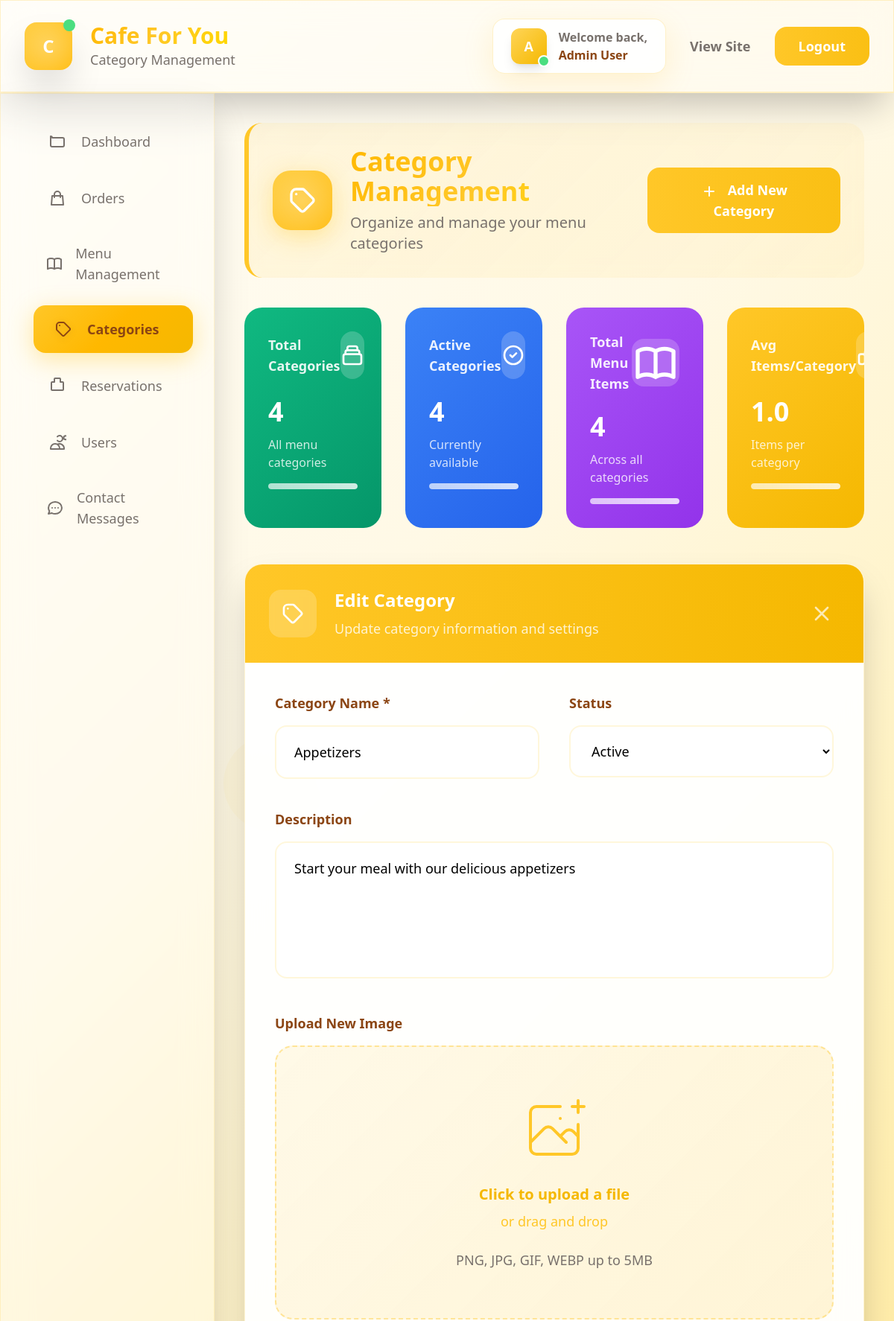
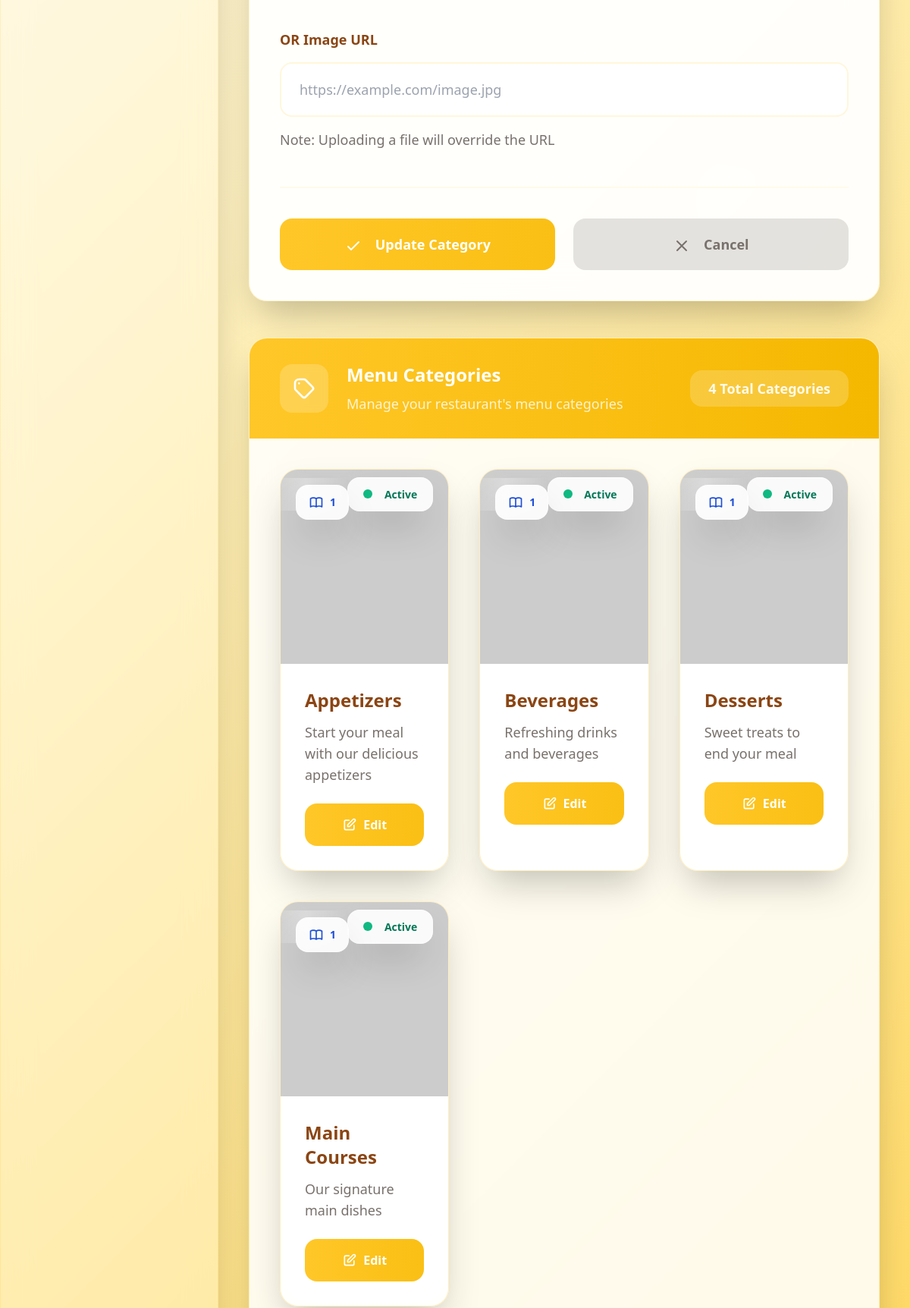
Screenshot of /admin/categories.php?edit=1 (signed in, upper part) with the database file from the repository (2 pictures, top to bottom).
### tables this page shows
CREATE TABLE categories (
    id INT AUTO_INCREMENT PRIMARY KEY,
    name VARCHAR(100) NOT NULL,
    description TEXT,
    image VARCHAR(255),
    status ENUM('active', 'inactive') DEFAULT 'active',
    created_at TIMESTAMP DEFAULT CURRENT_TIMESTAMP
);

### admin/categories.php (the view, shortened to what the rows shown need)
<?php
$database = new Database();
$db = $database->getConnection();
$categories_query = "SELECT c.*, COUNT(mi.id) as item_count
                    FROM categories c
                    LEFT JOIN menu_items mi ON c.id = mi.category_id
                    GROUP BY c.id
                    ORDER BY c.name";
$categories_stmt = $db->prepare($categories_query);
$categories_stmt->execute();
$categories = $categories_stmt->fetchAll(PDO::FETCH_ASSOC);
$stats = [];
$stats['total_categories'] = count($categories);
$stats['active_categories'] = count(array_filter($categories, fn($cat) => $cat['status'] === 'active'));
$stats['inactive_categories'] = $stats['total_categories'] - $stats['active_categories'];
$stats['total_items'] = array_sum(array_column($categories, 'item_count'));
$stats['avg_items_per_category'] = $stats['total_categories'] > 0 ? $stats['total_items'] / $stats['total_categories'] : 0;
$edit_category = null;
if (isset($_GET['edit'])) {
    $edit_id = (int)$_GET['edit'];
    $edit_query = "SELECT * FROM categories WHERE id = ?";
    $edit_stmt = $db->prepare($edit_query);
    $edit_stmt->execute([$edit_id]);
    $edit_category = $edit_stmt->fetch(PDO::FETCH_ASSOC);
}
?>
<!DOCTYPE html>
<html lang="en">
<head>
    <script src="https://cdn.tailwindcss.com"></script>
</head>
<body class="font-sans">
    <nav class="glass-morphism shadow-2xl border-b-2 border-golden-400/30 relative z-10">
        <div class="max-w-7xl mx-auto px-8">
            <div class="flex justify-between items-center py-6">
                <div class="flex items-center space-x-6">
                    <div class="animate-slide-up">
                        <h1 class="text-3xl font-black golden-text">Cafe For You</h1>
                    </div>
                </div>
            </div>
        </div>
    </nav>
    <div class="flex min-h-screen relative z-10">
        <main class="flex-1 overflow-hidden">
            <div class="p-10">
                <div class="section-header rounded-3xl p-8 mb-10 animate-fade-in">
                    <div class="flex items-center justify-between">
                        <div class="flex items-center">
                            <div class="animate-slide-up">
                                <h1 class="text-4xl font-black golden-text mb-2">Category Management</h1>
                            </div>
                        </div>
                    </div>
                </div>
                <div class="grid grid-cols-1 md:grid-cols-2 lg:grid-cols-4 gap-8 mb-12 animate-slide-up">
                    <div class="gradient-card from-emerald-500 to-emerald-600 rounded-3xl p-8 text-white hover-lift">
                        <div class="flex items-center justify-between mb-6">
                            <h3 class="text-white/90 text-lg font-bold">Total Categories</h3>
                            <div class="w-16 h-16 bg-white/20 rounded-2xl flex items-center justify-center backdrop-blur-sm">
                            </div>
                        </div>
                        <div class="text-4xl font-black mb-3"><?= $stats['total_categories'] ?></div>
                        <div class="text-white/80 text-base font-medium">All menu categories</div>
                        <div class="mt-4 h-2 bg-white/20 rounded-full overflow-hidden">
                            <div class="h-full bg-white/60 rounded-full shimmer-bg"></div>
                        </div>
                    </div>
                    <div class="gradient-card from-blue-500 to-blue-600 rounded-3xl p-8 text-white hover-lift">
                        <div class="flex items-center justify-between mb-6">
                            <h3 class="text-white/90 text-lg font-bold">Active Categories</h3>
                            <div class="w-16 h-16 bg-white/20 rounded-2xl flex items-center justify-center backdrop-blur-sm">
                            </div>
                        </div>
                        <div class="text-4xl font-black mb-3"><?= $stats['active_categories'] ?></div>
                        <div class="text-white/80 text-base font-medium">Currently available</div>
                        <div class="mt-4 h-2 bg-white/20 rounded-full overflow-hidden">
                            <div class="h-full bg-white/60 rounded-full shimmer-bg"></div>
                        </div>
                    </div>
                    <div class="gradient-card from-purple-500 to-purple-600 rounded-3xl p-8 text-white hover-lift">
                        <div class="flex items-center justify-between mb-6">
                            <h3 class="text-white/90 text-lg font-bold">Total Menu Items</h3>
                            <div class="w-16 h-16 bg-white/20 rounded-2xl flex items-center justify-center backdrop-blur-sm">
                            </div>
                        </div>
                        <div class="text-4xl font-black mb-3"><?= $stats['total_items'] ?></div>
                        <div class="text-white/80 text-base font-medium">Across all categories</div>
                        <div class="mt-4 h-2 bg-white/20 rounded-full overflow-hidden">
                            <div class="h-full bg-white/60 rounded-full shimmer-bg"></div>
                        </div>
                    </div>
                </div>
                <div id="categoryForm" class="<?= $edit_category ? '' : 'hidden' ?> mb-12">
                    <div class="form-card rounded-3xl shadow-2xl overflow-hidden">
                        <form method="POST" enctype="multipart/form-data" class="p-10">
                            <div class="grid md:grid-cols-2 gap-10 mb-10">
                                <div>
                                    <label class="block text-lg font-bold text-cafe-brown mb-4">Category Name *</label>
                                    <input type="text" name="name" required
                                           value="<?= htmlspecialchars($edit_category['name'] ?? '') ?>"
                                           class="w-full px-6 py-5 border-2 border-golden-200/50 rounded-2xl focus:outline-none focus:ring-4 focus:ring-golden-400/20 focus:border-golden-400 bg-white/80 backdrop-blur-sm transition-all duration-300 text-lg font-medium"
                                           placeholder="Enter category name">
                                </div>
                                <?php if ($edit_category): ?>
                                <div>
                                    <label class="block text-lg font-bold text-cafe-brown mb-4">Status</label>
                                    <select name="status"
                                            class="w-full px-6 py-5 border-2 border-golden-200/50 rounded-2xl focus:outline-none focus:ring-4 focus:ring-golden-400/20 focus:border-golden-400 bg-white/80 backdrop-blur-sm transition-all duration-300 text-lg font-medium">
                                        <option value="active" <?= ($edit_category['status'] === 'active') ? 'selected' : '' ?>>Active</option>
                                    </select>
                                </div>
                                <?php endif; ?>
                            </div>
                            <div class="mb-10">
                                <label class="block text-lg font-bold text-cafe-brown mb-4">Description</label>
                                <textarea name="description" rows="5"
                                          class="w-full px-6 py-5 border-2 border-golden-200/50 rounded-2xl focus:outline-none focus:ring-4 focus:ring-golden-400/20 focus:border-golden-400 bg-white/80 backdrop-blur-sm transition-all duration-300 text-lg font-medium resize-none"
                                          placeholder="Describe this category..."><?= htmlspecialchars($edit_category['description'] ?? '') ?></textarea>
                            </div>
                            <div class="mb-12">
                                <label class="block text-lg font-bold text-cafe-brown mb-4">OR Image URL</label>
                                <input type="url" name="image_url"
                                       value="<?= htmlspecialchars($edit_category['image'] ?? '') ?>"
                                       class="w-full px-6 py-5 border-2 border-golden-200/50 rounded-2xl focus:outline-none focus:ring-4 focus:ring-golden-400/20 focus:border-golden-400 bg-white/80 backdrop-blur-sm transition-all duration-300 text-lg font-medium"
                                       placeholder="https://example.com/image.jpg">
                                <p class="mt-4 text-lg text-warm-gray font-medium">Note: Uploading a file will override the URL</p>
                            </div>
                        </form>
                    </div>
                </div>
                <div class="glass-card rounded-3xl shadow-2xl overflow-hidden">
                    <div class="p-10">
                        <?php if (empty($categories)): ?>
                        <div class="text-center py-24">
                            <div class="w-40 h-40 mx-auto mb-10 bg-golden-200/20 rounded-full flex items-center justify-center">
                                <svg class="w-20 h-20 text-golden-400/50" fill="none" stroke="currentColor" viewBox="0 0 24 24">
                                    <path stroke-linecap="round" stroke-linejoin="round" stroke-width="2" d="M19 11H5m14 0a2 2 0 012 2v6a2 2 0 01-2 2H5a2 2 0 01-2-2v-6a2 2 0 012-2m14 0V9a2 2 0 00-2-2M5 11V9a2 2 0 012-2m0 0V5a2 2 0 012-2h6a2 2 0 012 2v2M7 7h10"></path>
                                </svg>
                            </div>
                            <h3 class="text-2xl font-black text-cafe-brown mb-4">No Categories Yet</h3>
                            <p class="text-warm-gray mb-8 text-xl font-medium">Start organizing your menu by creating your first category.</p>
                            <button onclick="showAddForm()" class="bg-gradient-to-r from-golden-500 to-golden-600 text-white px-10 py-4 rounded-2xl font-black text-lg hover:shadow-2xl transition-all duration-300 transform hover:scale-105 shimmer-bg">
                                Create First Category
                            </button>
                        </div>
                        <?php else: ?>
                        <div class="grid md:grid-cols-2 lg:grid-cols-3 gap-10">
                            <?php foreach ($categories as $category): ?>
                                <div class="category-card rounded-3xl shadow-2xl overflow-hidden border hover-lift">
                                    <?php
                                    $imageSrc = $category['image'] ? '../' . $category['image'] : 'https://via.placeholder.com/400x280/FFC728/FFFFFF?text=No+Image';
                                    ?>
                                    <div class="relative">
                                        <img src="<?= $imageSrc ?>"
                                             alt="<?= htmlspecialchars($category['name']) ?>"
                                             class="w-full h-64 object-cover"
                                             onerror="this.src='https://via.placeholder.com/400x280/FFC728/FFFFFF?text=No+Image'">
                                        <div class="absolute top-5 right-5">
                                            <span class="status-badge px-5 py-3 text-sm font-black rounded-2xl shadow-2xl
                                                <?= $category['status'] === 'active' ? 'text-emerald-700' : 'text-red-700' ?>">
                                                <span class="inline-block w-3 h-3 rounded-full mr-3 <?= $category['status'] === 'active' ? 'bg-emerald-500' : 'bg-red-500' ?>"></span>
                                                <?= $category['status'] === 'active' ? 'Active' : 'Inactive' ?>
                                            </span>
                                        </div>
                                        <div class="absolute top-5 left-5">
                                            <div class="status-badge px-4 py-3 rounded-2xl shadow-2xl">
                                                <div class="flex items-center text-blue-700">
                                                    <span class="text-sm font-black"><?= $category['item_count'] ?></span>
                                                </div>
                                            </div>
                                        </div>
                                    </div>
                                    <div class="p-8">
                                        <div class="mb-6">
                                            <h3 class="text-2xl font-black text-cafe-brown mb-3"><?= htmlspecialchars($category['name']) ?></h3>
                                            <?php if ($category['description']): ?>
                                            <p class="text-warm-gray text-lg line-clamp-3 font-medium"><?= htmlspecialchars($category['description']) ?></p>
                                            <?php endif; ?>
                                        </div>
                                        <div class="flex">
                                            <a href="categories.php?edit=<?= $category['id'] ?>"
                                               class="w-full bg-gradient-to-r from-golden-500 to-golden-600 text-white px-6 py-4 rounded-2xl font-black hover:shadow-2xl transition-all duration-300 text-center inline-flex items-center justify-center transform hover:scale-105 shimmer-bg">
                                                <svg class="w-5 h-5 mr-2" fill="none" stroke="currentColor" viewBox="0 0 24 24">
                                                    <path stroke-linecap="round" stroke-linejoin="round" stroke-width="2" d="M11 5H6a2 2 0 00-2 2v11a2 2 0 002 2h11a2 2 0 002-2v-5m-1.414-9.414a2 2 0 112.828 2.828L11.828 15H9v-2.828l8.586-8.586z"></path>
                                                </svg>
                                                Edit
                                            </a>
                                        </div>
                                    </div>
                                </div>
                            <?php endforeach; ?>
                        </div>
                        <?php endif; ?>
                    </div>
                </div>
            </div>
        </main>
    </div>

### rows the page displays
categories: id "4", status "Active", item_count "1", name "Beverages", description "Refreshing drinks and beverages"
categories: name "Appetizers", status "Active", description "Start your meal with our delicious appetizers", item_count "1"
categories: status "Active", item_count "1", name "Desserts", description "Sweet treats to end your meal"
categories: status "Active", item_count "1", name "Main Courses", description "Our signature main dishes"

### other values shown
substr($_SESSION['full_name'], 0, 1) "A"
$_SESSION['full_name'] "Admin User"
$stats['avg_items_per_category'] "1.0"
count($categories) "4"
